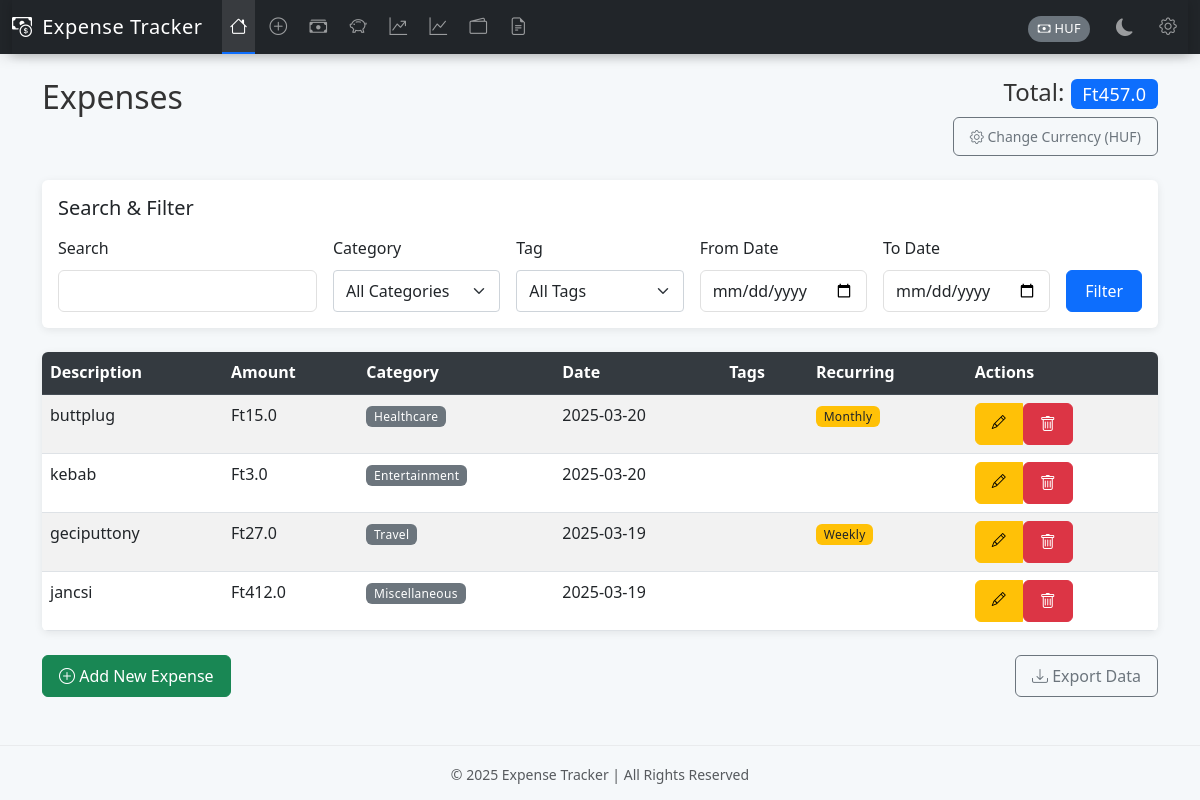
Before: / with the older database file.
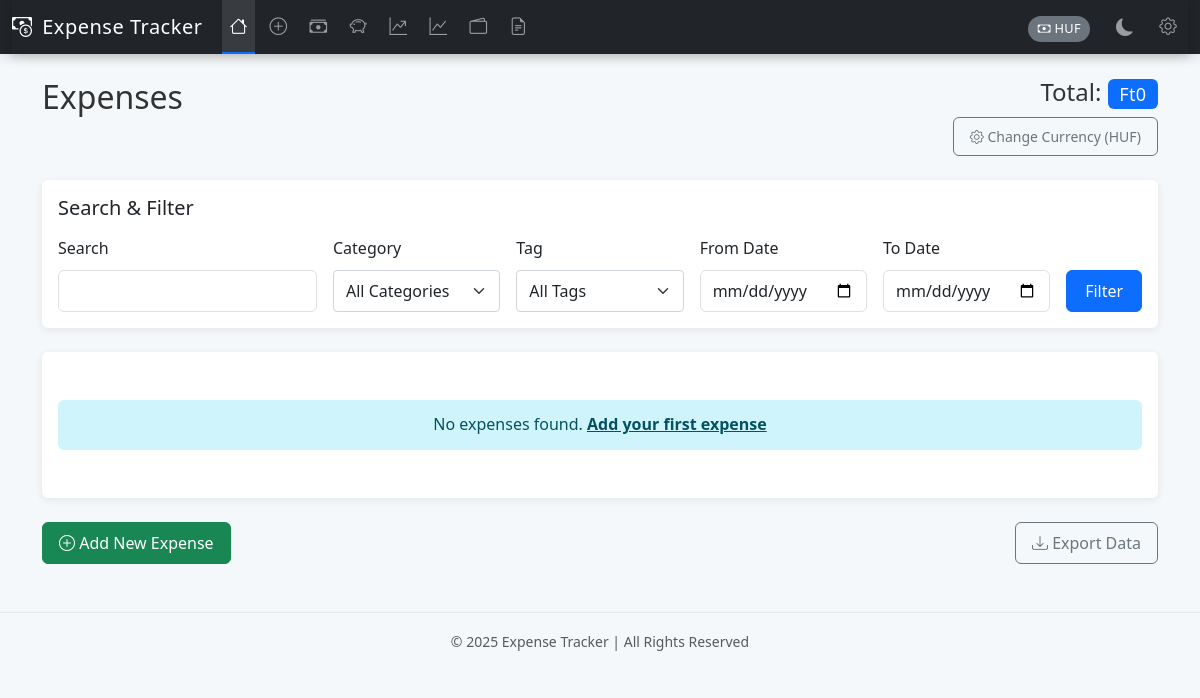
After: the same page with the newer database file.
### tables this page shows
CREATE TABLE expenses (
            id INTEGER PRIMARY KEY AUTOINCREMENT,
            description TEXT NOT NULL,
            amount REAL NOT NULL,
            category TEXT NOT NULL,
            date TEXT NOT NULL
        , recurring INTEGER DEFAULT 0, recurring_interval TEXT);

### app.py (the view)
@app.route('/')
def index():
    search_query = request.args.get('search', '')
    category_filter = request.args.get('category', '')
    tag_filter = request.args.get('tag', '')
    from_date = request.args.get('from_date', '')
    to_date = request.args.get('to_date', '')
    if tag_filter:
        query = '''
            SELECT e.* FROM expenses e
            JOIN expense_tags et ON e.id = et.expense_id
            JOIN tags t ON et.tag_id = t.id
            WHERE t.name = ?
        '''
        params = [tag_filter]
    else:
        query = 'SELECT * FROM expenses WHERE 1=1'
        params = []
    if search_query:
        query += ' AND description LIKE ?'
        params.append(f'%{search_query}%')
    if category_filter:
        query += ' AND category = ?'
        params.append(category_filter)
    if from_date:
        query += ' AND date >= ?'
        params.append(from_date)
    if to_date:
        query += ' AND date <= ?'
        params.append(to_date)
    query += ' ORDER BY date DESC'
    with get_db_connection() as conn:
        expenses = conn.execute(query, params).fetchall()
        total_expenses = conn.execute('SELECT SUM(amount) as total FROM expenses').fetchone()
        categories = conn.execute('SELECT DISTINCT category FROM expenses').fetchall()
        categories = [c['category'] for c in categories] + [c for c in EXPENSE_CATEGORIES if c not in categories]
    tags = []
    with get_db_connection() as conn:
        tag_rows = conn.execute('SELECT name FROM tags ORDER BY name').fetchall()
        tags = [t['name'] for t in tag_rows]
        currency_code = session.get('currency', 'HUF')
    currency = CURRENCIES[currency_code]
    return render_template('index.html',
                          expenses=expenses,
                          total=total_expenses['total'] if total_expenses['total'] else 0,
                          categories=sorted(set(categories)),
                          tags=tags,
                          search_query=search_query,
                          category_filter=category_filter,
                          tag_filter=tag_filter,
                          from_date=from_date,
                          to_date=to_date,
                          currency=currency,
                          currency_code=currency_code)

### templates/index.html (shortened to what this page needs)
{% extends "layout.html" %}
{% block content %}
<div class="row mb-4">
    <div class="col-md-8 col-sm-12 mb-2 mb-md-0">
        <h2 class="mb-md-3 mb-2">Expenses</h2>
    </div>
    <div class="col-md-4 col-sm-12 text-md-end text-center">
        <h4>Total: <span class="badge bg-primary">{{ currency.symbol }}{{ total|round(2) }}</span></h4>
        <a href="{{ url_for('set_currency') }}" class="btn btn-sm btn-outline-secondary">
            <i class="bi bi-gear"></i> Change Currency ({{ currency_code }})
        </a>
    </div>
</div>
<div class="card mb-4 shadow-sm">
    <div class="card-body">
        <div class="d-flex justify-content-between align-items-center mb-3">
            <h5 class="card-title mb-0">Search & Filter</h5>
        </div>
        <div class="collapse d-md-block" id="filterCollapse">
            <form method="GET" class="row g-3">
                <div class="col-md-3 col-sm-6">
                    <label for="search" class="form-label">Search</label>
                    <input type="text" class="form-control" id="search" name="search" value="{{ search_query }}">
                </div>
                <div class="col-md-2 col-sm-6">
                    <label for="category" class="form-label">Category</label>
                    <select class="form-select" id="category" name="category">
                        <option value="">All Categories</option>
                    </select>
                </div>
                <div class="col-md-2 col-sm-6">
                    <label for="tag" class="form-label">Tag</label>
                    <select class="form-select" id="tag" name="tag">
                        <option value="">All Tags</option>
                    </select>
                </div>
                <div class="col-md-2 col-sm-6">
                    <label for="from_date" class="form-label">From Date</label>
                    <input type="date" class="form-control" id="from_date" name="from_date" value="{{ from_date }}">
                </div>
                <div class="col-md-2 col-sm-6">
                    <label for="to_date" class="form-label">To Date</label>
                    <input type="date" class="form-control" id="to_date" name="to_date" value="{{ to_date }}">
                </div>
                <div class="col-md-1 col-sm-6 d-flex align-items-end">
                    <button type="submit" class="btn btn-primary w-100">Filter</button>
                </div>
            </form>
        </div>
    </div>
</div>
<div class="expenses-container">
    {% if expenses %}
    <div class="d-none d-md-block">
        <div class="table-responsive card shadow-sm">
            <table class="table table-striped table-hover mb-0">
                <thead class="table-dark">
                    <tr>
                        <th>Description</th>
                        <th>Amount</th>
                        <th>Category</th>
                        <th>Date</th>
                        <th>Tags</th>
                        <th>Recurring</th>
                        <th>Actions</th>
                    </tr>
                </thead>
                <tbody>
                    {% for expense in expenses %}
                    <tr>
                        <td>{{ expense.description }}</td>
                        <td>{{ currency.symbol }}{{ expense.amount }}</td>
                        <td><span class="badge bg-secondary">{{ expense.category }}</span></td>
                        <td>{{ expense.date }}</td>
                        <td>
                        </td>
                        <td>
                            {% if expense.recurring %}
                            <span class="badge bg-warning text-dark">
                                {% if expense.recurring_interval == 'weekly' %}
                                Weekly
                                {% elif expense.recurring_interval == 'monthly' %}
                                Monthly
                                {% elif expense.recurring_interval == 'yearly' %}
                                Yearly
                                {% else %}
                                Yes
                                {% endif %}
                            </span>
                            {% endif %}
                        </td>
                        <td>
                            <div class="btn-group btn-group-sm">
                                <a href="{{ url_for('edit_expense', id=expense.id) }}" class="btn btn-warning">
                                    <i class="bi bi-pencil"></i>
                                </a>
                                <form action="{{ url_for('delete_expense', id=expense.id) }}" method="POST" class="d-inline">
                                    <button type="submit" class="btn btn-danger" onclick="return confirm('Are you sure you want to delete this expense?')">
                                        <i class="bi bi-trash"></i>
                                    </button>
                                </form>
                            </div>
                        </td>
                    </tr>
                    {% endfor %}
                </tbody>
            </table>
        </div>
    </div>
    {% else %}
    <div class="card shadow-sm">
        <div class="card-body text-center py-5">
            <div class="alert alert-info mb-0">
                No expenses found. <a href="{{ url_for('add_expense') }}" class="alert-link">Add your first expense</a>
            </div>
        </div>
    </div>
    {% endif %}
</div>
<div class="d-flex flex-wrap justify-content-between mt-4">
    <a href="{{ url_for('add_expense') }}" class="btn btn-success mb-2 mb-sm-0">
        <i class="bi bi-plus-circle"></i> Add New Expense
    </a>
    <a href="{{ url_for('export_data') }}" class="btn btn-outline-secondary">
        <i class="bi bi-download"></i> Export Data
    </a>
</div>
{% endblock %}

### templates/layout.html (shortened to what this page needs)
<!DOCTYPE html>
<html lang="en" data-bs-theme="{{ request.cookies.get('theme', 'light') }}">
<head>
    <link href="https://cdn.jsdelivr.net/npm/bootstrap@5.3.0/dist/css/bootstrap.min.css" rel="stylesheet">
    <link rel="stylesheet" href="https://cdn.jsdelivr.net/npm/bootstrap-icons@1.10.0/font/bootstrap-icons.css">
    <link rel="stylesheet" href="{{ url_for('static', filename='style.css') }}">
</head>
<body>
    <header class="bg-dark text-white shadow sticky-top">
        <div class="container-fluid">
            <nav class="navbar navbar-expand-lg navbar-dark p-0">
                <a class="navbar-brand py-2" href="{{ url_for('index') }}">
                    <i class="bi bi-cash-coin me-1"></i> Expense Tracker
                </a>
                <div class="collapse navbar-collapse" id="navbarNav">
                    <ul class="navbar-nav me-auto">
                        <li class="nav-item">
                            <a href="{{ url_for('index') }}" class="nav-link" data-bs-toggle="tooltip" data-bs-placement="bottom" title="Home">
                                <i class="bi bi-house"></i> <span class="d-lg-none ms-2">Home</span>
                            </a>
                        </li>
                        <li class="nav-item">
                            <a href="{{ url_for('add_expense') }}" class="nav-link" data-bs-toggle="tooltip" data-bs-placement="bottom" title="Add Expense">
                                <i class="bi bi-plus-circle"></i> <span class="d-lg-none ms-2">Add Expense</span>
                            </a>
                        </li>
                        <li class="nav-item">
                            <a href="{{ url_for('income') }}" class="nav-link" data-bs-toggle="tooltip" data-bs-placement="bottom" title="Income">
                                <i class="bi bi-cash-stack"></i> <span class="d-lg-none ms-2">Income</span>
                            </a>
                        </li>
                        <li class="nav-item">
                            <a href="{{ url_for('savings_goals') }}" class="nav-link" data-bs-toggle="tooltip" data-bs-placement="bottom" title="Savings">
                                <i class="bi bi-piggy-bank"></i> <span class="d-lg-none ms-2">Savings</span>
                            </a>
                        </li>
                        <li class="nav-item">
                            <a href="{{ url_for('forecasts') }}" class="nav-link" data-bs-toggle="tooltip" data-bs-placement="bottom" title="Spending Predictor">
                                <i class="bi bi-graph-up-arrow"></i> <span class="d-lg-none ms-2">Predictor</span>
                            </a>
                        </li>
                        <li class="nav-item">
                            <a href="{{ url_for('analytics') }}" class="nav-link" data-bs-toggle="tooltip" data-bs-placement="bottom" title="Analytics">
                                <i class="bi bi-graph-up"></i> <span class="d-lg-none ms-2">Analytics</span>
                            </a>
                        </li>
                        <li class="nav-item">
                            <a href="{{ url_for('manage_budgets') }}" class="nav-link" data-bs-toggle="tooltip" data-bs-placement="bottom" title="Budgets">
                                <i class="bi bi-wallet2"></i> <span class="d-lg-none ms-2">Budgets</span>
                            </a>
                        </li>
                        <li class="nav-item">
                            <a href="{{ url_for('reports') }}" class="nav-link" data-bs-toggle="tooltip" data-bs-placement="bottom" title="Reports">
                                <i class="bi bi-file-earmark-text"></i> <span class="d-lg-none ms-2">Reports</span>
                            </a>
                        </li>
                    </ul>
                    <ul class="navbar-nav ms-auto">
                        <li class="nav-item d-none d-sm-block">
                            <span class="nav-link">
                                <span class="badge bg-secondary">
                                    <i class="bi bi-cash"></i> {{ g.currency_code }}
                                </span>
                            </span>
                        </li>
                        <li class="nav-item d-flex align-items-center">
                            <form method="POST" action="{{ url_for('toggle_theme') }}" class="mx-auto">
                                <button type="submit" class="nav-link theme-toggle bg-transparent border-0" data-bs-toggle="tooltip" data-bs-placement="bottom" title="Toggle {% if request.cookies.get('theme') == 'dark' %}Light{% else %}Dark{% endif %} Mode">
                                    <i class="bi bi-{% if request.cookies.get('theme') == 'dark' %}sun{% else %}moon{% endif %}-fill"></i>
                                </button>
                            </form>
                        </li>
                        <li class="nav-item">
                            <a href="{{ url_for('settings') }}" class="nav-link" data-bs-toggle="tooltip" data-bs-placement="bottom" title="Settings">
                                <i class="bi bi-gear"></i> <span class="d-lg-none ms-2">Settings</span>
                            </a>
                        </li>
                    </ul>
                </div>
            </nav>
        </div>
    </header>
    <main class="container my-4">
        {% block content %}{% endblock %}
    </main>
    <footer class="py-3 mt-5">
        <div class="container text-center text-muted">
            <small>&copy; 2025 Expense Tracker | All Rights Reserved</small>
        </div>
    </footer>
</body>
</html>

Changed rows visible on the page:
removed expenses: description "buttplug", symbol "Ft", amount "15.0", category "Healthcare", date "2025-03-20", recurring "Monthly"
removed expenses: description "kebab", symbol "Ft", amount "3.0", category "Entertainment", date "2025-03-20"
removed expenses: description "geciputtony", symbol "Ft", amount "27.0", category "Travel", date "2025-03-19", recurring "Weekly"
removed expenses: description "jancsi", symbol "Ft", amount "412.0", category "Miscellaneous", date "2025-03-19"
Other visible differences:
{{ total|round(2) }}: "457.0" → "0"
text no longer shown: "Description Amount Category Date Tags Recurring Actions"
text now shown: "No expenses found. Add your first expense"
